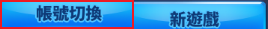
#> input picture switch_account/002_comparison.png, 268 x 29 px, given as the content of the folder switch_account/debug, which was not available
$ python scratch_find_red.py
#> lines starting #> are read from the running program, lines starting #| are printed output that depends on the picture; after the words box and inside, x2 and y2 are one past the last pixel; in counts of white or black regions, pixels touching at a corner belong together; pictures that were not available may be replaced by others from this repository, and a replacement may not be noted
#> in extract, img is the input picture: shape (29, 268, 3); mean B, G, R 208.4, 141.1, 62.1
import sys
import cv2
import numpy as np
from pathlib import Path

def relax_red_mask(image):
    blue, green, red = cv2.split(image)
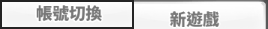
#> blue: shape (29, 268); min 36, max 255, mean 208.4
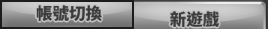
#> green: shape (29, 268); min 28, max 239, mean 141.1
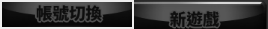
#> red: shape (29, 268); min 1, max 237, mean 62.1
    strongest_other = np.maximum(blue, green).astype(np.int16)
    red_i = red.astype(np.int16)

    # Relaxed mask: red is dominant by at least 30
    mask = (
        (red >= 100)
        & ((red_i - strongest_other) >= 30)
    )
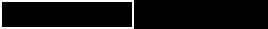
#> mask: shape (29, 268) bool; 8.2% white; 1 white region, box (x1, y1, x2, y2) and area: (0, 0, 134, 29) 636
    return mask.astype(np.uint8) * 255

def extract():
    src_path = list(Path('switch_account/debug').glob('*.png'))[0]
    dst_path = Path('switch_account/templates/009_關閉廣告_0.png')

    img = cv2.imdecode(np.fromfile(str(src_path), dtype=np.uint8), cv2.IMREAD_COLOR)

    mask = relax_red_mask(img)
    mask = cv2.morphologyEx(mask, cv2.MORPH_CLOSE, np.ones((3, 3), np.uint8), iterations=1)

    contours, _ = cv2.findContours(mask, cv2.RETR_EXTERNAL, cv2.CHAIN_APPROX_SIMPLE)
#> contours = [[[0, 0], [0, 28], [133, 28], [133, 0]]]

    found = False
    for contour in contours:
        x, y, w, h = cv2.boundingRect(contour)
        if w < 10 or h < 10:
            continue
        area = w * h
        if area < 100 or area > img.shape[0]*img.shape[1]*0.9:
            continue

        # If it looks like a manual drawn box, just take it
        print(f"Found red contour at: x={x}, y={y}, w={w}, h={h}")
        # Crop inner area (assume border is ~2-4 pixels)
        # We will crop 4 pixels inward to remove the red stroke
        y_min = y + 4
        y_max = y + h - 4
        x_min = x + 4
        x_max = x + w - 4
        if y_max <= y_min or x_max <= x_min:
            continue

        crop = img[y_min:y_max, x_min:x_max]
        ok, buf = cv2.imencode(".png", crop)
        if ok:
            dst_path.write_bytes(buf.tobytes())
            print(f"Extracted to {dst_path.name}")
            found = True
            break
#> this loop made 1 pass
#> (contour, x, y, w, h, area, y_min, y_max) on pass 1: ([[0, 0], [0, 28], [133, 28], [133, 0]], 0, 0, 134, 29, 3886, 4, 25)
#| Found red contour at: x=0, y=0, w=134, h=29
#| Extracted to 009_關閉廣告_0.png
#> pass 1, in extract, `crop = img[y_min:y_max, x_min:x_max]`:
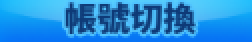
#> crop: shape (21, 126, 3) (shown 2 times larger); mean B, G, R 219, 140.6, 36.2

    if not found:
        print("Still no red boxes found with relaxed constraints.")

if __name__ == '__main__':
    extract()
